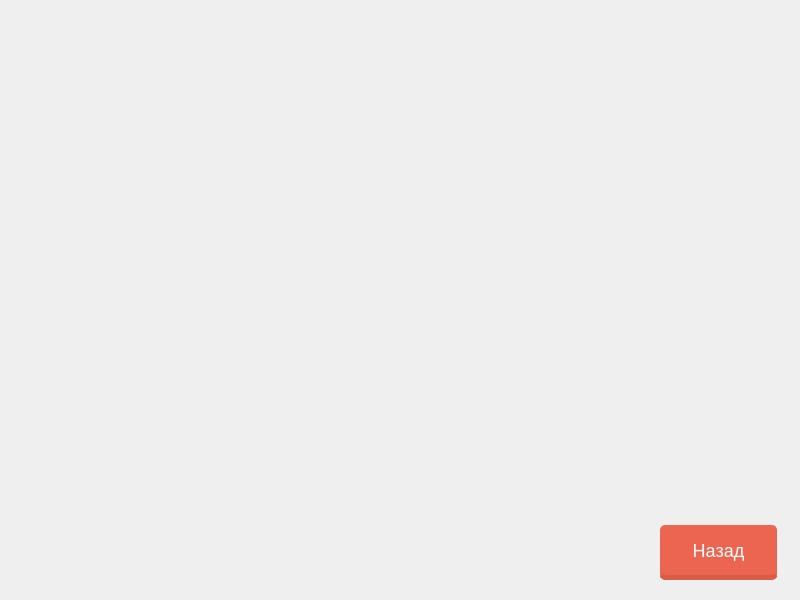
<?xml version="1.0" encoding="UTF-8"?>
<ui version="4.0">
 <class>GameWindow</class>
 <widget class="QDialog" name="GameWindow">
  <property name="geometry">
   <rect>
    <x>0</x>
    <y>0</y>
    <width>800</width>
    <height>600</height>
   </rect>
  </property>
  <property name="windowTitle">
   <string>Tetis</string>
  </property>
  <widget class="QPushButton" name="pushButton">
   <property name="geometry">
    <rect>
     <x>660</x>
     <y>520</y>
     <width>120</width>
     <height>60</height>
    </rect>
   </property>
   <property name="styleSheet">
    <string notr="true">float: right;
margin-right: 3%;
margin-top: 5px;
border-radius: 5px;
padding: 5px 9px;
font-size: 18px;
background-color: rgba(236,101,80,1);
border-bottom: 5px solid rgba(217, 91, 72, 1);
color: white;

</string>
   </property>
   <property name="text">
    <string>Назад</string>
   </property>
  </widget>
 </widget>
 <resources/>
 <connections/>
</ui>
